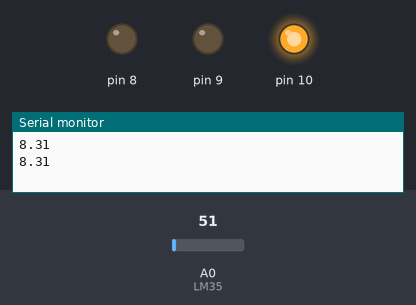
A sketch run on a simulated Arduino Uno, built with avr-gcc and run on an emulated ATmega328P. On the bench: output pins drawn as LEDs (lit = HIGH), the last lines printed to the serial monitor. The inputs (shaded band) are chosen by the test bench; at power-on: A0 (LM35) = 51.

Above: at 5.8 s.
5.9 s: A0 (LM35) set to 111
11.9 s: A0 (LM35) set to 129
At 15.7 s:
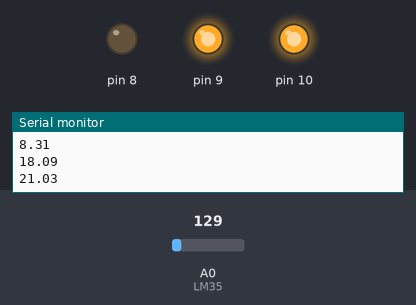
17.9 s: A0 (LM35) set to 112
At 20.7 s:
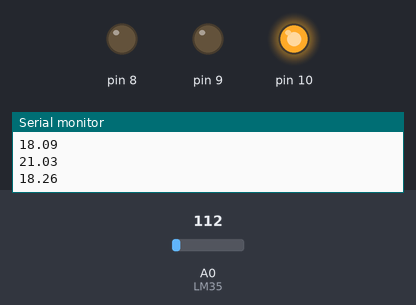
23.9 s: A0 (LM35) set to 163
At 25.8 s:
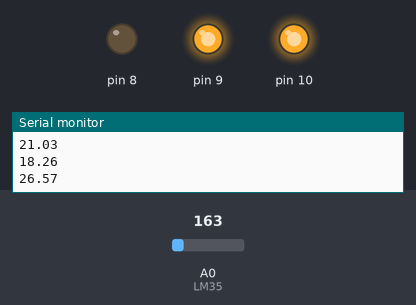
Timing chart, 0 to 27.3 s (numbered marks = the images above; inputs shaded):
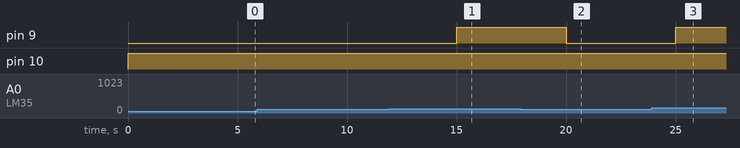

Measured:
- the behaviour switches between 122 and 123 on A0 (LM35) (found by bisection; images 0 and 1)
- after the input at 11.9 s, pin 9: LOW → HIGH after 3.1 s
- after the input at 17.9 s, pin 9: HIGH → LOW after 2.1 s
- after the input at 23.9 s, pin 9: LOW → HIGH after 1.1 s

The sketch:

D22-LedComSensor.ino
```cpp
//Projeto lm
const int LM35 = A0;
const int ATRASO = 5000;

const float baseCelsius = 0.163;
void setup()
{
  pinMode(10, OUTPUT);
  pinMode(9, OUTPUT);
  pinMode(8, OUTPUT);
  Serial.begin(9600);
}

void loop()
{
  float temperaturaAtual = lerTemperatura();
  Serial.println(temperaturaAtual);
  if (temperaturaAtual<= 20){
    digitalWrite(10, HIGH);
    digitalWrite(9,0);
    digitalWrite(8,0);
  }
  else if(temperaturaAtual <= 30){
    digitalWrite(10, 1);
    digitalWrite(9,1);
    digitalWrite(8,0);
}
  else{
    digitalWrite(10, 1);
    digitalWrite(9,1);
    digitalWrite(8,1);
  }
  delay(ATRASO);
}
float lerTemperatura(){
  return(analogRead(LM35)*baseCelsius);
}
```
